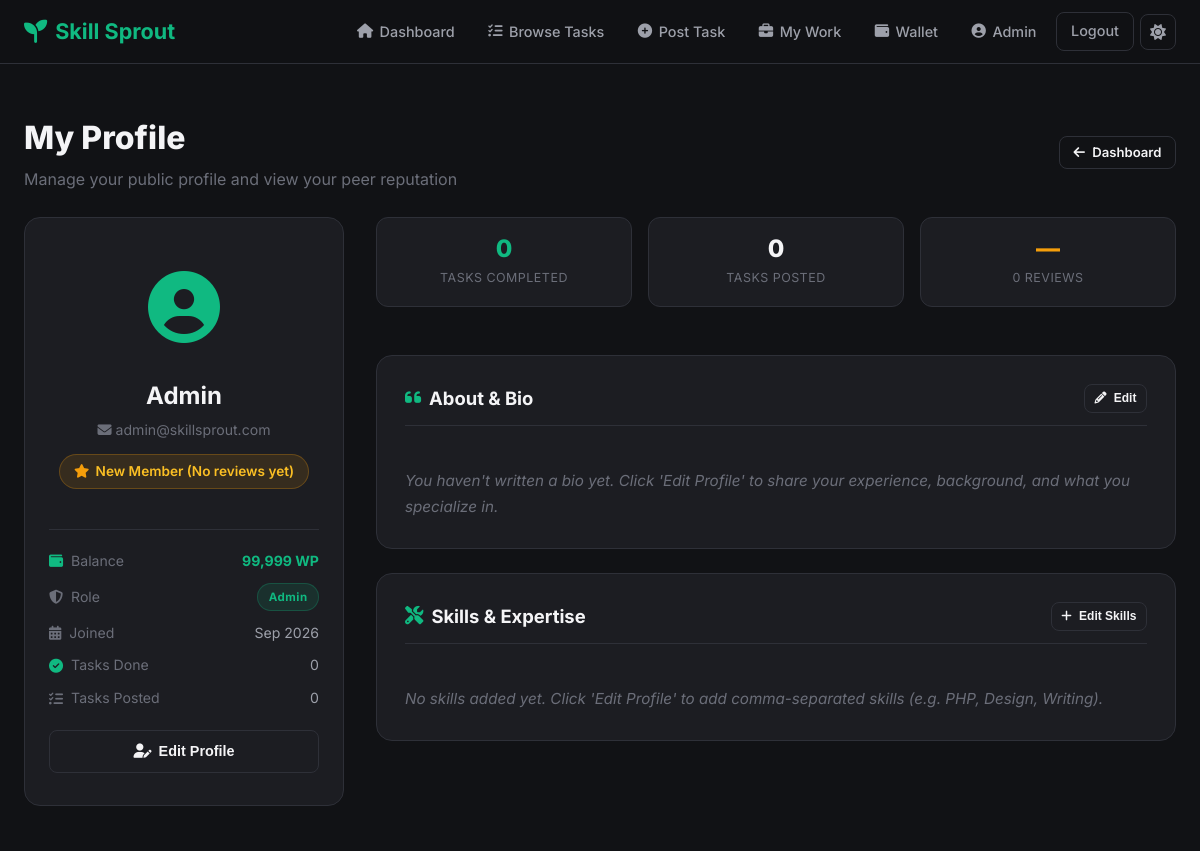
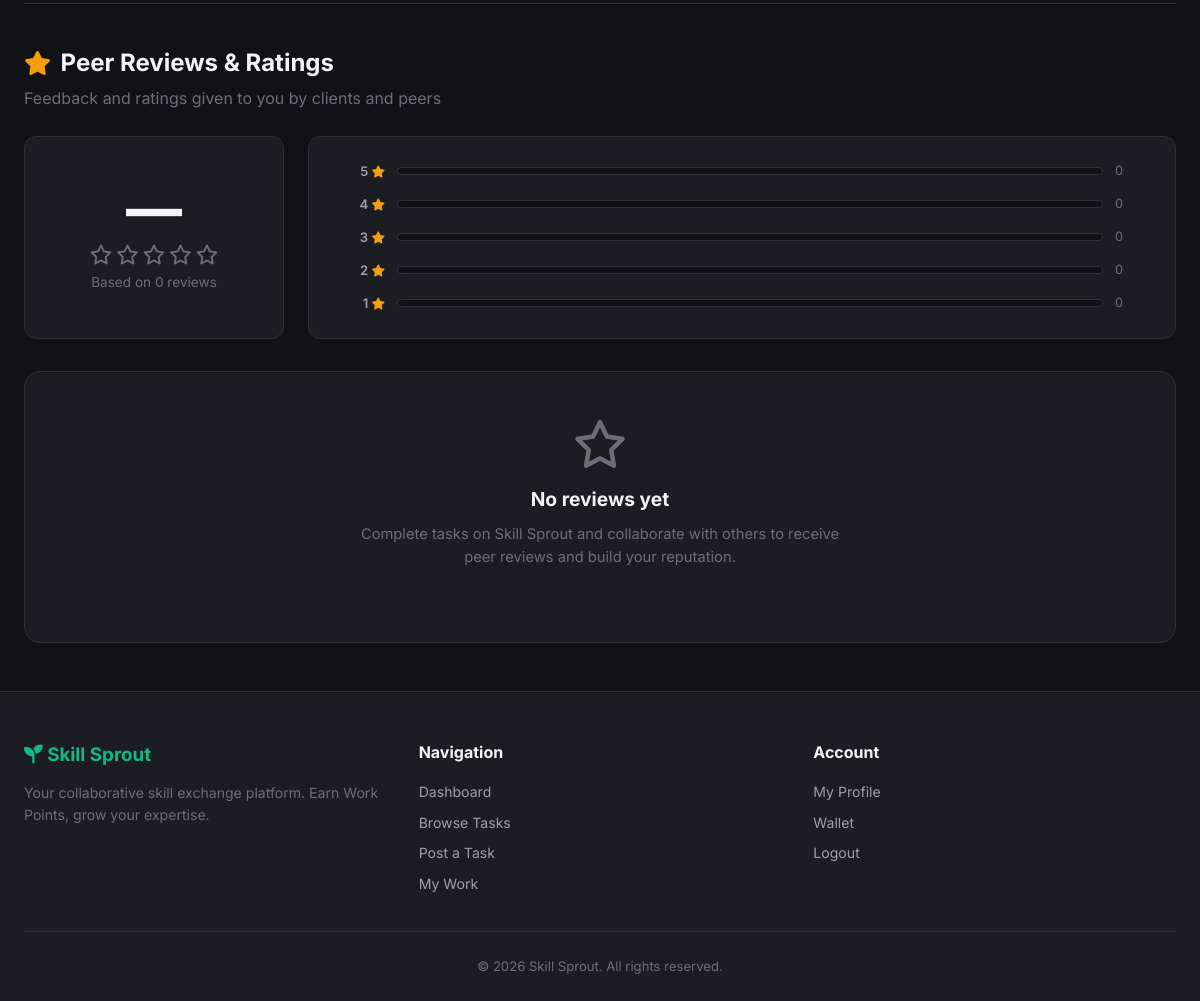
Screenshot of /user/profile.php (signed in) with the database file from the repository (2 pictures, top to bottom).
### tables this page shows
CREATE TABLE IF NOT EXISTS `users` (
  `user_id`      INT AUTO_INCREMENT PRIMARY KEY,
  `name`         VARCHAR(100) NOT NULL,
  `email`        VARCHAR(150) NOT NULL UNIQUE,
  `password`     VARCHAR(255) NOT NULL,                
  `bio`          TEXT DEFAULT NULL,                      
  `skills`       VARCHAR(500) DEFAULT NULL,              
  `wp_balance`   INT NOT NULL DEFAULT 100,               
  `role`         ENUM('user','moderator','admin') NOT NULL DEFAULT 'user',
  `status`       ENUM('active','warned','suspended','banned') NOT NULL DEFAULT 'active',
  `status_reason` TEXT DEFAULT NULL,                    
  `created_at`   TIMESTAMP DEFAULT CURRENT_TIMESTAMP,
  `updated_at`   TIMESTAMP DEFAULT CURRENT_TIMESTAMP ON UPDATE CURRENT_TIMESTAMP
);

### user/profile.php (the view, shortened to what the rows shown need)
<?php
include '../includes/header2.php';
$profile_user_id = isset($_GET["id"]) ? intval($_GET["id"]) : $session_user_id;
$is_own_profile = ($profile_user_id === $session_user_id);
$user_sql  = "SELECT * FROM users WHERE user_id = ?";
$user_stmt = mysqli_prepare($conn, $user_sql);
mysqli_stmt_bind_param($user_stmt, "i", $profile_user_id);
mysqli_stmt_execute($user_stmt);
$user = mysqli_fetch_assoc(mysqli_stmt_get_result($user_stmt));
$stats_sql = "SELECT COUNT(*) as total_reviews, COALESCE(AVG(rating), 0) as avg_rating FROM reviews WHERE reviewed_user_id = ?";
$stats_stmt = mysqli_prepare($conn, $stats_sql);
mysqli_stmt_bind_param($stats_stmt, "i", $profile_user_id);
mysqli_stmt_execute($stats_stmt);
$rating_stats = mysqli_fetch_assoc(mysqli_stmt_get_result($stats_stmt));
$total_reviews = intval($rating_stats["total_reviews"]);
$avg_rating    = round(floatval($rating_stats["avg_rating"]), 1);
$my_existing_review = null;
?>
<section class="section">
    <div class="container">
        <div style="display: flex; justify-content: space-between; align-items: center; margin-bottom: 1.5rem; flex-wrap: wrap; gap: 1rem;">
            <div>
                <h1 class="page-title" style="margin-bottom: 0.25rem;">
                    <?php echo $is_own_profile ? "My Profile" : htmlspecialchars($user["name"]) . "'s Profile"; ?>
                </h1>
            </div>
        </div>
        <div class="profile-container">
            <div class="profile-info-card">
                <div class="profile-avatar">
                    <i class="fas fa-user-circle"></i>
                </div>
                <h2 class="profile-name"><?php echo htmlspecialchars($user["name"]); ?></h2>
                <?php if ($is_own_profile): ?>
                    <p class="profile-email"><i class="fas fa-envelope"></i> <?php echo htmlspecialchars($user["email"]); ?></p>
                <?php endif; ?>
                <div class="profile-rating-pill">
                    <i class="fas fa-star text-gold"></i>
                    <?php if ($total_reviews > 0): ?>
                        <span><strong><?php echo number_format($avg_rating, 1); ?></strong> / 5.0 (<?php echo $total_reviews; ?> <?php echo $total_reviews === 1 ? "review" : "reviews"; ?>)</span>
                    <?php else: ?>
                        <span>New Member (No reviews yet)</span>
                    <?php endif; ?>
                </div>
                <div class="profile-meta">
                    <?php if ($is_own_profile): ?>
                        <div class="profile-meta-item">
                            <span><i class="fas fa-wallet text-green"></i> Balance</span>
                            <strong style="color: var(--primary);"><?php echo number_format($user["wp_balance"]); ?> WP</strong>
                        </div>
                    <?php endif; ?>
                    <div class="profile-meta-item">
                        <span><i class="fas fa-shield-alt"></i> Role</span>
                        <span class="badge badge-sm badge-<?php echo ($user["role"] === 'admin' ? 'completed' : 'primary'); ?>" style="text-transform: capitalize;">
                            <?php echo htmlspecialchars($user["role"]); ?>
                        </span>
                    </div>
                    <div class="profile-meta-item">
                        <span><i class="fas fa-calendar-alt"></i> Joined</span>
                        <span><?php echo date("M Y", strtotime($user["created_at"])); ?></span>
                    </div>
                    <div class="profile-meta-item">
                    </div>
                    <div class="profile-meta-item">
                    </div>
                </div>
                <?php if ($is_own_profile): ?>
                    <button type="button" id="btnToggleEdit" class="btn btn-outline btn-block" onclick="toggleEditProfile()">
                        <i class="fas fa-user-edit"></i> Edit Profile
                    </button>
                <?php else: ?>
                    <a href="#write-review" class="btn btn-primary btn-block">
                        <i class="fas fa-star"></i> <?php echo $my_existing_review ? "Update Your Review" : "Leave a Review"; ?>
                    </a>
                <?php endif; ?>
            </div>
        </div>
        <div class="reviews-section" id="reviews-section">
            <div style="display: flex; justify-content: space-between; align-items: center; margin-bottom: 1.5rem; flex-wrap: wrap; gap: 1rem;">
                <div>
                    <h2 class="section-title" style="margin: 0; display: flex; align-items: center; gap: 0.6rem;">
                        <i class="fas fa-star text-gold"></i> Peer Reviews & Ratings
                    </h2>
                </div>
            </div>
        </div>
    </div>
</section>
<?php include '../includes/footer2.php'; ?>

### rows the page displays
users: name "Admin", email "admin@skillsprout.com", wp_balance "99,999", role "Admin", created_at "Sep 2026"

### other values shown
$session_user_name "Admin"
$tasks_completed "0"
$tasks_posted "0"
$total_reviews "0"
$count "0"
